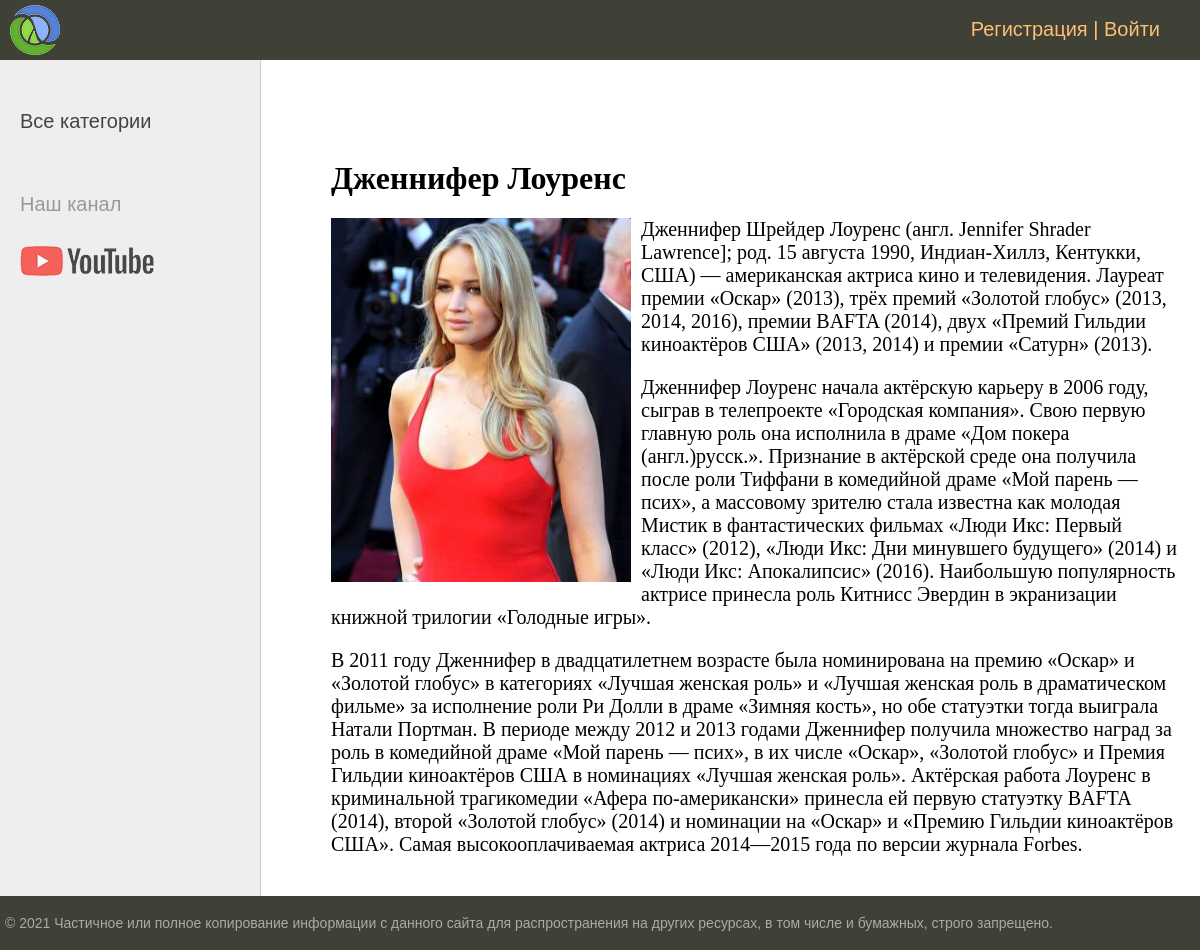
/post/dzhennifer-lourens/, run on the app's committed database.
### women/models.py (models this page shows, shortened)
class Women(models.Model):
    title = models.CharField(max_length=255, verbose_name='Заголовок')
    slug = models.SlugField(max_length=255, unique=True, db_index=True, verbose_name='URl')
    content = models.TextField(blank=True, verbose_name='Текст статьи')
    photo = models.ImageField(upload_to='photos/%Y/%m/%d/', blank=True, verbose_name='Фото')
    time_create = models.DateTimeField(auto_now_add=True, verbose_name='Время создания')
    time_update = models.DateTimeField(auto_now=True, verbose_name='Время изменения')
    is_published = models.BooleanField(default=True, verbose_name='Пубилкация')
    cat = models.ForeignKey('Category', on_delete=models.PROTECT, verbose_name='Категория')
    def __str__(self):
        return self.title
    class Meta:
        verbose_name = 'Известные женщины'
        verbose_name_plural = 'Известные женщины'
        ordering = ['-time_create', 'title']

### women/views.py (the view)
# urls.py: path('post/<slug:post_slug>/', ShowPost.as_view(), name='post'),
class ShowPost(DataMixin, DetailView):
    model = Women
    template_name = 'women/post.html'
    slug_url_kwarg = 'post_slug'
    context_object_name = 'post'
    def get_context_data(self, *, object_list=None, **kwargs):
        context = super().get_context_data(**kwargs)
        context['title'] = context['post']
        return context

### women/templates/women/post.html
{% extends 'women/base.html' %}
{% block content %}
<h1>{{ post.title }}</h1>
{% if post.photo %}
<p><img src="{{ post.photo.url }}" alt="{{ post.title }}" class="img-article-left"></p>
{% endif %}
{{ post.content|linebreaks }}
{% endblock %}

### women/static/women/css/styles.css (style rules this page uses)
html, body { font-family: 'Arial'; margin: 0; padding: 0; height: 100%; width: 100%; color: #444; }
img { max-width: 600px; height: auto; }
img.img-article-left { max-width: 300px; height: auto; float: left; padding: 0 10px 10px 0; }
.content-text h1 { font-size: 32px; }

### data on the page
Women: title "Дженнифер Лоуренс", photo (picture), content "Дженнифер Шрейдер Лоуренс (англ. Jennifer Shrader Lawrence]; род. 15 августа 1990, Индиан-Хиллз, Кентукки, США) — американская актриса кино и телевидения. Лауреат премии «Оскар» (2013), трёх премий «Золотой глобус» (2013, 2014, 2016), премии BAFTA (2014), двух «Премий Гильдии киноактёров США» (2013, 2014) и премии «Сатурн» (2013). Дженнифер Лоуренс начала актёрскую карьеру в 2006 году, сыграв в телепроекте «Городская компания». Свою первую главную роль она исполнила в драме «Дом покера (англ.)русск.». Признание в актёрской среде она получила после роли Тиффани в комедийной драме «Мой парень — псих», а массовому зрителю стала известна как молодая Мистик в фантастических фильмах «Люди Икс:…"
